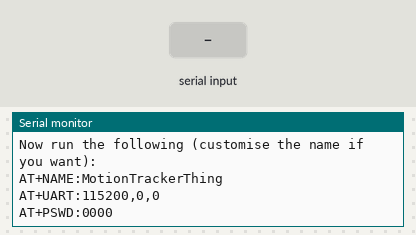
A sketch run on a simulated Arduino Uno, built with avr-gcc and run on an emulated ATmega328P. Parts: the last lines printed to the serial monitor. Inputs (shaded band) come from the test bench.

Above: at 1.5 s.
1.6 s: "1" received over the second serial link
At 2.8 s:
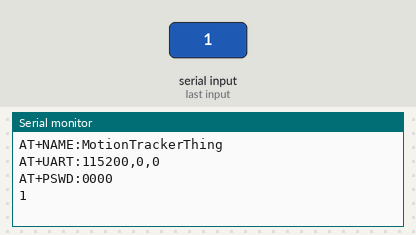
3.1 s: "0" received over the second serial link
At 4.2 s:
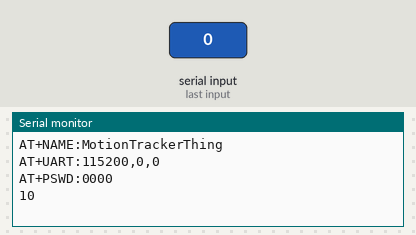

The sketch:

HC_05.ino
```cpp
// Basic Bluetooth sketch HC-05_AT_MODE_01
// Communicate with a HC-05 using the serial monitor
//
// The HC-05 defaults to communication mode when first powered on you will need to manually enter AT mode
// The default baud rate for AT mode is 38400
// See www.martyncurrey.com for details
// And http://www.martyncurrey.com/arduino-with-hc-05-bluetooth-module-at-mode/

String btname = "MotionTrackerThing";
String baudrate = "115200,0,0";
String password = "0000";

// AT commands
// AT : Check the connection
// AT+NAME : See default name
// AT+ADDR : see default address
// AT+VERSION : See version
// AT+UART : See baudrate
// AT+ROLE: See role of bt module(1=master/0=slave)
// AT+RESET : Reset and exit AT mode
// AT+ORGL : Restore factory settings
// AT+PSWD: see default password
// Set them by using = e.g. AT+PSWD=0000

#include <SoftwareSerial.h>
SoftwareSerial BTserial(10, 11); // RX | TX

char c = ' ';

void setup()
{
    Serial.begin(9600);
    Serial.println("Arduino is ready");
    Serial.println("Remember to select Both NL & CR in the serial monitor and Baud to 9600");

    Serial.println("");
    Serial.println("Presss and hold the button on the BT unit, to put it in setup mode.");

    Serial.println("");
    Serial.println("Test the connection with by sending :");
    Serial.println("AT");
    Serial.println("  expect an 'OK' response, keep trying till you get one");

    Serial.println("");
    Serial.println("Now run the following (customise the name if you want):");
    Serial.println("AT+NAME:" + btname);
    Serial.println("AT+UART:" + baudrate);
    Serial.println("AT+PSWD:" + password);

    // HC-05 default serial speed for AT mode is 38400
    BTserial.begin(38400);
}

void loop()
{
    // Keep reading from HC-05 and send to Arduino Serial Monitor
    if (BTserial.available())
    {
        c = BTserial.read();
        Serial.write(c);
    }

    // Keep reading from Arduino Serial Monitor and send to HC-05
    if (Serial.available())
    {
        c =  Serial.read();
        BTserial.write(c);
    }
}
```

Measured:
- after the input at 1.6 s, the serial monitor: prints a new line at once (image 1)
- after the input at 3.1 s, the serial monitor: prints a new line at once (image 2)
